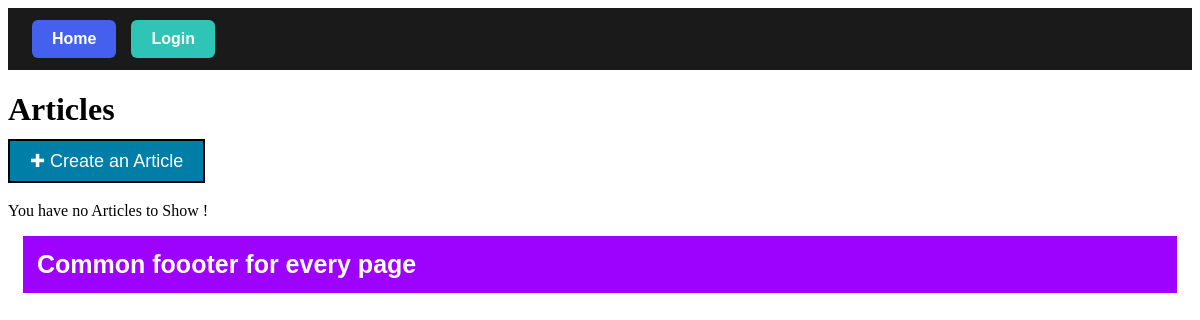
The page /articles/ on the database as committed earlier.
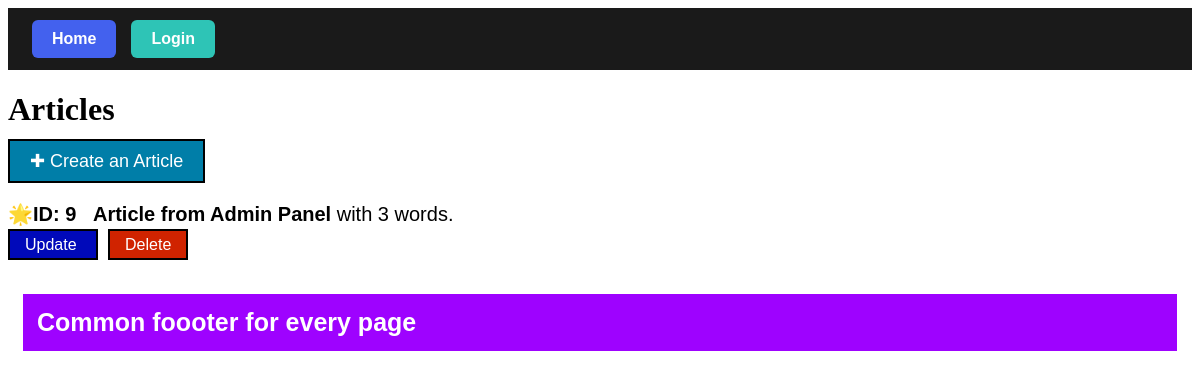
The same page on the database as committed later.
### app/models.py (models this page shows, shortened)
class Article(models.Model):
    title = models.CharField(max_length=100)
    content = models.TextField(blank=True, default="")
    wordCount = models.IntegerField(blank=True, default="")
    twitterPost = models.TextField(blank=True, default="")
    status = models.CharField(
        max_length=20,
        choices=ARTICLE_STATUS,
        default='draft',
    )
    createdAt = models.DateTimeField(auto_now_add=True)
    updatedAt = models.DateTimeField(auto_now=True)
    creator = models.ForeignKey(
        settings.AUTH_USER_MODEL,related_name='articles', on_delete=models.CASCADE) # Creates a creator_ID field in the Articles table

### app/views.py (the view)
# urls.py: path("", ArticleListView.as_view(), name = 'home'),
class ArticleListView(ListView):
    template_name = 'app/home.html'
    model = Article
    context_object_name = "articles"

### templates/app/home.html
{% extends 'app/base.html' %} {% block content %}
<h1>Articles</h1>
<div style="margin-bottom: 30px">
  <a
    href="{% url 'createArticle' %}"
    style="
      border: 2px solid black;
      text-decoration: none;
      font-size: 18px;
      font-family: sans-serif;
      padding: 10px 20px;
      background-color: rgb(0, 126, 168);
      color: white;
    "
  >
    ✚ Create an Article
  </a>
</div>
{% if articles %}
<ul style="list-style-type: none; padding: 0">
  {% for article in articles %}
  <div style="margin-bottom: 40px">
    <li style="font-size: 20px; font-family: sans-serif; margin-bottom: 10px">
      🌟<strong
        >ID: {{ article.id }}&nbsp;&nbsp;&nbsp;{{ article.title }}</strong
      >
      with {{ article.wordCount }} word{{ article.wordCount | pluralize }}.
    </li>
    <a
      href="{% url 'updateArticle' pk=article.id %}"
      style="
        border: 2px solid black;
        text-decoration: none;
        font-family: sans-serif;
        padding: 5px 15px;
        background-color: rgb(0, 9, 186);
        color: white;
        margin-right: 10px;
      "
    >
      Update
    </a>
    <a
      href="{% url 'deleteArticle' pk=article.id %}"
      style="
        border: 2px solid black;
        text-decoration: none;
        font-family: sans-serif;
        padding: 5px 15px;
        background-color: rgb(208, 35, 0);
        color: white;
      "
    >
      Delete
    </a>
  </div>
  {% endfor %}
</ul>
{% else %}
<p>You have no Articles to Show !</p>
{% endif %} {% endblock content %}

### templates/app/base.html (shortened to what this page needs)
<!doctype html>
<html lang="en">
  <head>
  </head>
  <body>
    <nav class="navbar">
      <li>
        <a href="{% url 'home' %}" class="nav-btn-base btn-home">Home</a>
      </li>
      {% if user.is_authenticated %}
      <li>
        <form action="{% url 'logout' %}" method="POST" class="logout-form">
          {% csrf_token %}
          <button type="submit" class="nav-btn-base btn-logout">Logout</button>
        </form>
      </li>
      {% else %}
      <li>
        <a href="{% url 'login' %}" class="nav-btn-base btn-login">Login</a>
      </li>
      {% endif %}
    </nav>
    {% block content %} {% endblock content %}
    <footer
      style="
        background-color: rgb(158, 2, 255);
        color: white;
        padding: 14px;
        margin: 15px;
        font-weight: bold;
        font-size: 25px;
        font-family: sans-serif;
      "
    >
      Common foooter for every page
    </footer>
  </body>
</html>

### templates/app/base.html (style rules this page uses)
.navbar { background-color: #1a1a1a; padding: 12px 24px; display: flex; align-items: center; gap: 15px; list-style: none; font-family: sans-serif; margin: 0; }
.nav-btn-base { text-decoration: none; padding: 10px 20px; border-radius: 6px; font-size: 16px; font-weight: bold; border: none; cursor: pointer; transition: transform 0.1s, filter 0.2s; display: inline-block; color: white; }
.btn-home { background-color: #4361ee; }
.btn-login { background-color: #2ec4b6; }

Rows that differ between the two databases and show on the page:
added Article: id "9", title "Article from Admin Panel", wordCount "3", wordCount|pluralize "s"
Other text that changed with them:
text no longer shown: "You have no Articles to Show !"
